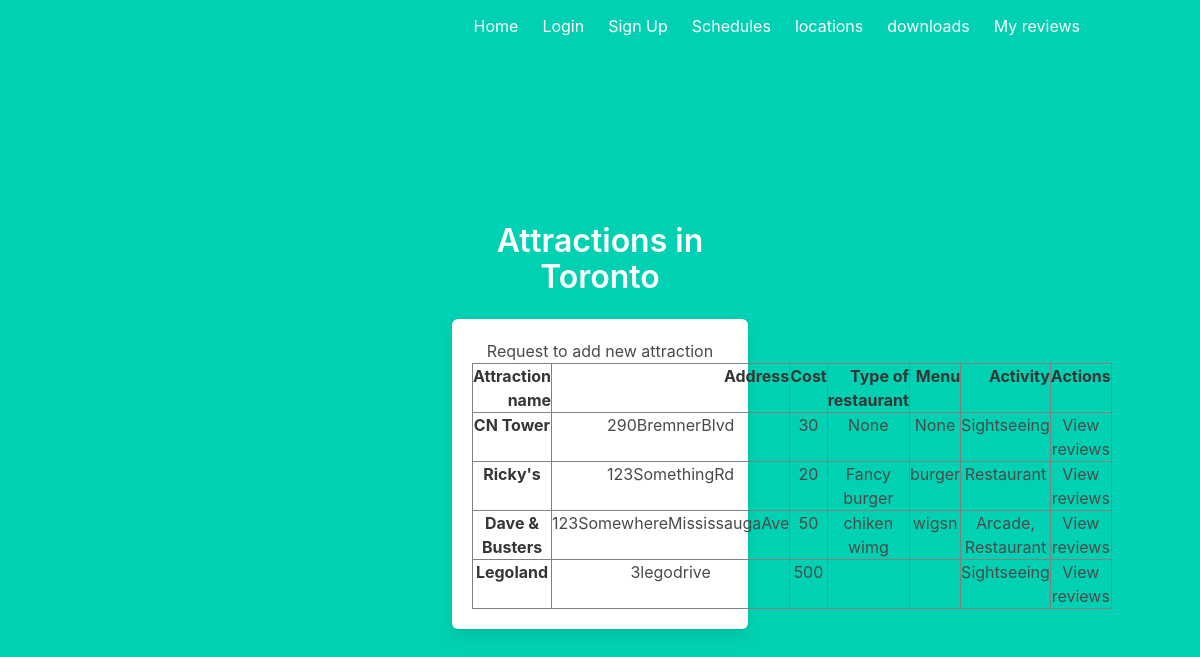
/locations/Canada/Ontario/cities/YYZ, run on the app's committed database.
### models.py (models this page shows, shortened)
class City(db.Model):
    airportCode = db.Column(db.String(3), primary_key = True)
    name = db.Column(db.String(200), nullable = False)
    provinceName = db.Column(db.Integer, db.ForeignKey('province.provinceName'))
    countryName = db.Column(db.String(200), db.ForeignKey('country.countryName'))
    attractions = db.relationship('Attraction', backref = 'attraction', lazy = True)

class Attraction(db.Model):
    cityCode = db.Column(db.String, db.ForeignKey('city.airportCode'), nullable = False)
    Address = db.Column(db.String(300), primary_key  =True)
    Name = db.Column(db.String(200), nullable = False)
    Cost = db.Column(db.Integer, nullable = False) #rank from 0-3 in terms of free to expensive
    typeOfRestaurant = db.Column(db.String(), nullable = True)
    menu = db.Column(db.String(), nullable = True)
    activity = db.Column(db.String(50), nullable = False)
    approvedFlag = db.Column(db.Boolean, nullable = False)

### area.py (the view)
@area.route("/locations/<string:countryName>/<string:provinceName>/cities/<string:cityCode>")
def city(countryName, provinceName, cityCode):
    countryQueryData(countryName)
    provinceQueryData(provinceName)
    city = cityQueryData(cityCode)
    attractions = Attraction.query.filter_by(cityCode = cityCode).all()
    return render_template("area/city.html", city=city, attractions = attractions)

### area.py (called while the page is built)
def countryQueryData(countryName):
    return Country.query.filter_by(countryName = countryName).first()

def provinceQueryData(provinceName):
    return Province.query.filter_by(provinceName=provinceName).first()

def cityQueryData(cityCode):
    return City.query.filter_by(airportCode = cityCode).first()

### templates/area/city.html (shortened to what this page needs)
{% extends "base.html" %}
{% block content %}
<div class="column is-4 is-offset-4">
    <h3 class="title">Attractions in {{city['name']}}</h3>
    <div class="box">
        {% if attractions %}
            <a href="/locations/{{city['airportCode']}}/addattraction">Request to add new attraction</a>
            <table border="1" class="dataframe">
                <thead>
                  <tr style="text-align: right;">
                    <th>Attraction name</th>
                    <th>Address</th>
                    <th>Cost</th>
                    <th>Type of restaurant</th>
                    <th>Menu</th>
                    <th>Activity</th>
                    <th>Actions</th>
                  </tr>
                </thead>
                <tbody>
                    {% for row in attractions %}
                    {% if row['approvedFlag']%}
                        <tr>
                              <th>{{row['Name']}}</th>
                              <td>{{row['Address']}}</td>
                              <td>{{row['Cost']}}</td>
                              <td>{{row['typeOfRestaurant']}}</td>
                              <td>{{row['menu']}}</td>
                              <td>{{row['activity']}}</td>
                              <td>
                                <a href="/locations/{{city['airportCode']}}/{{row['Address']}}">View reviews</a>
                            </td>
                        </tr>
                    {% endif %}
                    {% endfor %}
                </tbody>
              </table>
        {% else %}
            <h3>attractions is empty</h3>
            <a href="/locations/{{city['airportCode']}}/addattraction">why not make one?</a>
        {% endif %}
    </div>
</div>
{% endblock %}

### data on the page
City: name "Toronto"
Attraction: Name "CN Tower", Address "290BremnerBlvd", Cost "30", typeOfRestaurant "None", menu "None", activity "Sightseeing"
Attraction: Name "Ricky's", Address "123SomethingRd", Cost "20", typeOfRestaurant "Fancy burger", menu "burger", activity "Restaurant"
Attraction: Name "Dave & Busters", Address "123SomewhereMississaugaAve", Cost "50", typeOfRestaurant "chiken wimg", menu "wigsn", activity "Arcade, Restaurant"
Attraction: Name "Legoland", Address "3legodrive", Cost "500", activity "Sightseeing"
